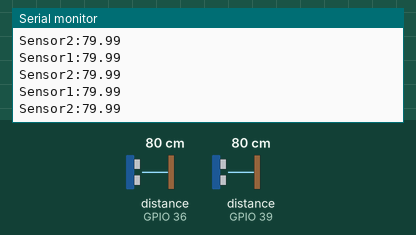
Bench run of a sketch on a simulated ESP32. Parts: the last lines printed to the serial monitor. Wiring (inferred from the names in the program): 2 × ultrasonic range finder: trigger GPIO 32, echo GPIO 36 / trigger GPIO 33, echo GPIO 39. Inputs (shaded band) come from the test bench; at power-on: distance to the obstacle (sensors on GPIO 36, GPIO 39) 80 cm. The echo pulse lasts 58.3 µs per cm.

Above: at 1.2 s.
1.3 s: distance to the obstacle (sensor on GPIO 36) set to 2 cm
At 2.2 s:
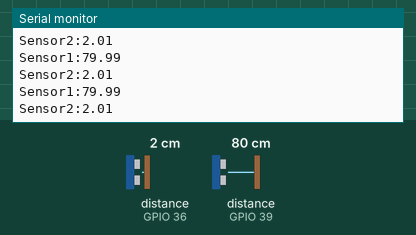
2.8 s: distance to the obstacle (sensor on GPIO 39) set to 2 cm
At 3.6 s:
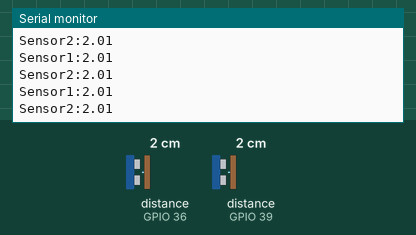
4.3 s: distance to the obstacle (sensor on GPIO 36) set to 4 cm
At 5.0 s:
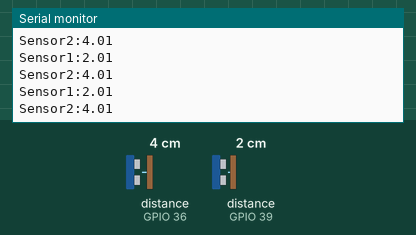
5.8 s: distance to the obstacle (sensor on GPIO 39) set to 4 cm
At 6.5 s:
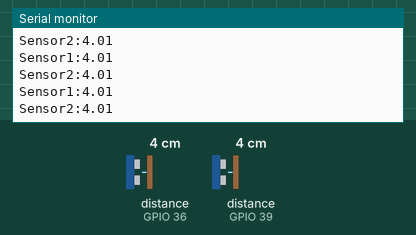
Timing chart, 0 to 8.3 s (numbered marks = the images above; inputs shaded):
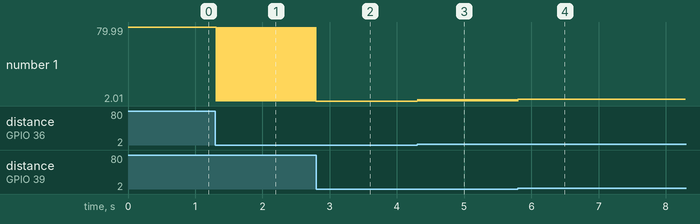

Measured:
- after the input at 1.3 s, the serial monitor: prints a new line at once (image 1)
- after the input at 2.8 s, the serial monitor: prints a new line at once (image 2)
- after the input at 4.3 s, the serial monitor: prints a new line at once (image 3)
- after the input at 5.8 s, the serial monitor: prints a new line at once (image 4)
- plotted number 1: 79.99 → 2.01 after the input at 1.3 s, 2.01 → 4.01 after the input at 4.3 s

The sketch:

Double_Ultrasonic.ino
```cpp
/* Credit:
 * https://projecthub.arduino.cc/Isaac100/getting-started-with-the-hc-sr04-ultrasonic-sensor-7cabe1
*/

class Ultrasonic
{
	public:
		Ultrasonic(int Trigger, int Echo)
		{
			_trigger = Trigger;
			_echo = Echo;
			pinMode(_trigger, OUTPUT);
			pinMode(_echo, INPUT);
		}

		float distanceCm()
		{
			digitalWrite(_trigger, LOW);
			delayMicroseconds(2);
			digitalWrite(_trigger, HIGH);
			delayMicroseconds(10);
			digitalWrite(_trigger, LOW);
			return (pulseIn(_echo, HIGH) * .0343)/2.0;
		}

	private:
		int _trigger;
		int _echo;
};

#define TRIGGER_PIN_1 33
#define ECHO_PIN_1 		39
#define TRIGGER_PIN_2 32
#define ECHO_PIN_2 		36

Ultrasonic sensor1(TRIGGER_PIN_1, ECHO_PIN_1);
Ultrasonic sensor2(TRIGGER_PIN_2, ECHO_PIN_2);


void setup()
{
	Serial.begin(115200);
}


void loop()
{
	Serial.print("Sensor1:");
	Serial.println(sensor1.distanceCm());
	Serial.print("Sensor2:");
	Serial.println(sensor2.distanceCm());
	delay(10);
}
```
